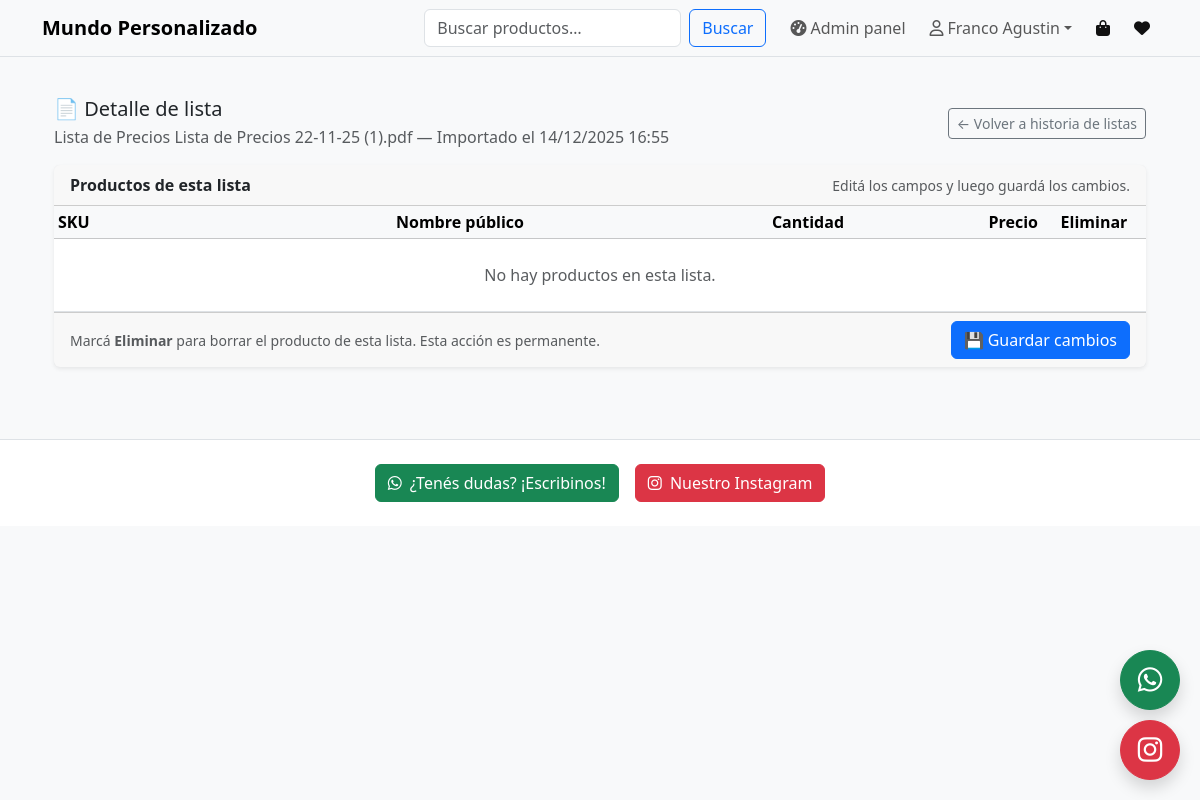
/owner/historia/listas/2/ (signed in), run on the app's committed database.
### pdf/models.py (models this page shows, shortened)
class ListaPrecioPDF(models.Model):
    nombre = models.CharField(max_length=255)
    archivo_pdf = models.FileField(upload_to='listas_precios/')
    fecha_subida = models.DateTimeField(auto_now_add=True)

### owner/views.py (the view, shortened to what this page needs)
# urls.py: path("historia/listas/<int:lista_id>/", historia_lista_detalle, name="historia_lista_detalle"),
@login_required
def historia_lista_detalle(request, lista_id):
    if not _check_owner(request.user):
        raise PermissionDenied("No tienes permiso para ver esta página.")
    lista = get_object_or_404(ListaPrecioPDF, pk=lista_id)
    productos = ProductoPrecio.objects.filter(lista_pdf=lista).order_by("nombre_publico", "sku")
    return render(
        request,
        "pdf/historia_lista_detalle.html",
        {"lista": lista, "productos": productos},
    )

### cliente/context_processors.py (called while the page is built, shortened)
def carrito_y_favoritos(request):
    carrito = request.session.get("carrito", {}) or {}
    favoritos = request.session.get("favoritos", {}) or {}
    cart_items = []
    cart_total_qty = 0
    favorites_items = []
    return {
        "cart_items": cart_items,
        "cart_total_qty": cart_total_qty,
        "favorites_items": favorites_items,
        "favorites_count": len(favorites_items),
    }

### owner/views.py (called while the page is built)
def _check_owner(user):
    return getattr(user, "is_owner", False) or getattr(user, "is_superuser", False)

### pdf/templates/pdf/historia_lista_detalle.html (shortened to what this page needs)
{% extends "base.html" %}
{% block content %}
<div class="container py-4">
  <div class="d-flex justify-content-between align-items-center mb-3">
    <div>
      <h1 class="h5 mb-1">📄 Detalle de lista</h1>
      <p class="text-muted mb-0">
        Lista de Precios {{ lista.nombre }} — Importado el {{ lista.fecha_subida|date:"d/m/Y H:i" }}
      </p>
    </div>
    <a href="{% url 'historia_listas' %}" class="btn btn-sm btn-outline-secondary">
      ← Volver a historia de listas
    </a>
  </div>
  <form method="post">
    <div class="card shadow-sm border-0">
      <div class="card-header d-flex justify-content-between align-items-center">
        <span class="fw-semibold">Productos de esta lista</span>
        <small class="text-muted">Editá los campos y luego guardá los cambios.</small>
      </div>
      <div class="card-body p-0">
        <div class="table-responsive" style="max-height: 70vh; overflow-y:auto;">
          <table class="table table-sm align-middle mb-0">
            <thead class="table-light">
              <tr>
                <th style="width: 26%;">SKU</th>
                <th style="width: 26%;">Nombre público</th>
                <th style="width: 12%;" class="text-center">Cantidad</th>
                <th style="width: 12%;" class="text-end">Precio</th>
                <th style="width: 8%;" class="text-center">Eliminar</th>
              </tr>
            </thead>
            <tbody>
              {% for p in productos %}
              <tr>
                <td>
                  <input
                    type="text"
                    name="prod_{{ p.id }}_sku"
                    value="{{ p.sku }}"
                    class="form-control form-control-sm"
                  >
                </td>
                <td>
                  <input
                    type="text"
                    name="prod_{{ p.id }}_nombre"
                    value="{{ p.nombre_publico }}"
                    class="form-control form-control-sm"
                  >
                </td>
                <td class="text-center">
                  <input
                    type="number"
                    step="1"
                    min="0"
                    name="prod_{{ p.id }}_cantidad"
                    value="{{ p.cantidad|default:0 }}"
                    class="form-control form-control-sm text-center"
                  >
                </td>
                <td class="text-end">
                  <div class="input-group input-group-sm">
                    <span class="input-group-text">$</span>
                    <input
                      type="text"
                      name="prod_{{ p.id }}_precio"
                      value="{{ p.precio }}"
                      class="form-control form-control-sm text-end"
                    >
                  </div>
                </td>
                <td class="text-center">
                  <div class="form-check">
                    <input
                      class="form-check-input"
                      type="checkbox"
                      name="prod_{{ p.id }}_eliminar"
                      id="prod_{{ p.id }}_eliminar"
                    >
                  </div>
                </td>
              </tr>
              {% empty %}
              <tr>
                <td colspan="5" class="text-center text-muted py-4">
                  No hay productos en esta lista.
                </td>
              </tr>
              {% endfor %}
            </tbody>
          </table>
        </div>
      </div>
      <div class="card-footer d-flex justify-content-between align-items-center">
        <small class="text-muted">
          Marcá <strong>Eliminar</strong> para borrar el producto de esta lista. Esta acción es permanente.
        </small>
        <button type="submit" class="btn btn-primary">
          💾 Guardar cambios
        </button>
      </div>
    </div>
  </form>
</div>
{% endblock %}

### templates/base.html (shortened to what this page needs)
<!DOCTYPE html>
<html lang="es">
<head>
  <link href="https://cdn.jsdelivr.net/npm/bootstrap@5.3.3/dist/css/bootstrap.min.css" rel="stylesheet">
  <link rel="stylesheet" href="https://cdnjs.cloudflare.com/ajax/libs/font-awesome/6.4.2/css/all.min.css">
</head>
<body class="bg-light">
  <nav class="navbar navbar-expand-lg navbar-light bg-body-tertiary border-bottom mb-3">
    <div class="container">
      <a class="navbar-brand fw-semibold" href="{% url 'ver_catalogo_completo' %}">
        Mundo Personalizado
      </a>
      <div id="mainNav" class="collapse navbar-collapse">
        <form class="d-flex ms-auto my-2 my-lg-0" role="search" method="get" action="{% url 'ver_catalogo_completo' %}">
          <input class="form-control me-2" name="q" type="search" placeholder="Buscar productos…"
            value="{{ request.GET.q|default:'' }}">
          <button class="btn btn-outline-primary" type="submit">Buscar</button>
        </form>
        <ul class="navbar-nav ms-3 align-items-lg-center gap-2">
          {% if request.user.is_authenticated and request.user.is_staff %}
          <li class="nav-item">
            <a class="nav-link d-flex align-items-center" href="{% url 'home' %}">
              <i class="fa-solid fa-gauge-high me-1"></i>
              <span class="d-none d-lg-inline">Admin panel</span>
            </a>
          </li>
          {% endif %}
          {% if request.user.is_authenticated %}
          <li class="nav-item dropdown">
            <a class="nav-link dropdown-toggle d-flex align-items-center" href="#" role="button"
              data-bs-toggle="dropdown" aria-expanded="false">
              <i class="fa-regular fa-user me-1"></i>
              <span class="d-none d-lg-inline">
                {{ request.user.first_name|default:"Mi cuenta" }}
              </span>
            </a>
          </li>
          {% endif %}
          <li class="nav-item dropdown">
            <a class="nav-link position-relative nav-icon" href="#" role="button" data-bs-toggle="dropdown"
              aria-expanded="false" aria-label="Carrito">
              <i class="fa-solid fa-bag-shopping"></i>
            </a>
          </li>
          <li class="nav-item dropdown">
            <a class="nav-link position-relative nav-icon" href="#" role="button" data-bs-toggle="dropdown"
              aria-expanded="false" aria-label="Favoritos">
              <i class="fa-solid fa-heart"></i>
            </a>
          </li>
        </ul>
      </div>
    </div>
  </nav>
  <main class="container mb-5">
    {% block content %}{% endblock %}
  </main>
  <footer class="bg-white border-top py-4 mt-auto">
    <div class="container">
      <div class="d-flex flex-column flex-md-row gap-3 justify-content-center">
        <a href="https://wa.me/message/NSO7K5POCXLKE1" target="_blank" class="btn btn-success">
          <i class="fab fa-whatsapp me-1"></i> ¿Tenés dudas? ¡Escribinos!
        </a>
        <a href="https://www.instagram.com/_mundo_personalizado/?next=%2F" target="_blank" class="btn btn-danger">
          <i class="fab fa-instagram me-1"></i> Nuestro Instagram
        </a>
      </div>
    </div>
  </footer>
  <div class="floating-btn">
    <a href="https://wa.me/message/NSO7K5POCXLKE1" target="_blank" class="btn btn-success shadow">
      <i class="fab fa-whatsapp"></i>
    </a>
    <a href="https://www.instagram.com/_mundo_personalizado/?next=%2F" target="_blank" class="btn btn-danger shadow">
      <i class="fab fa-instagram"></i>
    </a>
  </div>
</body>
</html>

### templates/base.html (style rules this page uses)
.floating-btn { position: fixed; bottom: 20px; right: 20px; z-index: 1050; }
.floating-btn a { display: block; margin-top: 10px; border-radius: 50%; width: 60px; height: 60px; font-size: 28px; display: flex; align-items: center; justify-content: center; }
.nav-icon { color: #111 !important; }

### data on the page
ListaPrecioPDF: nombre "Lista de Precios 22-11-25 (1).pdf", fecha_subida "14/12/2025 16:55"

### other printed values
{{ request.user.first_name|default:"Mi cuenta" }} "Franco Agustin"
